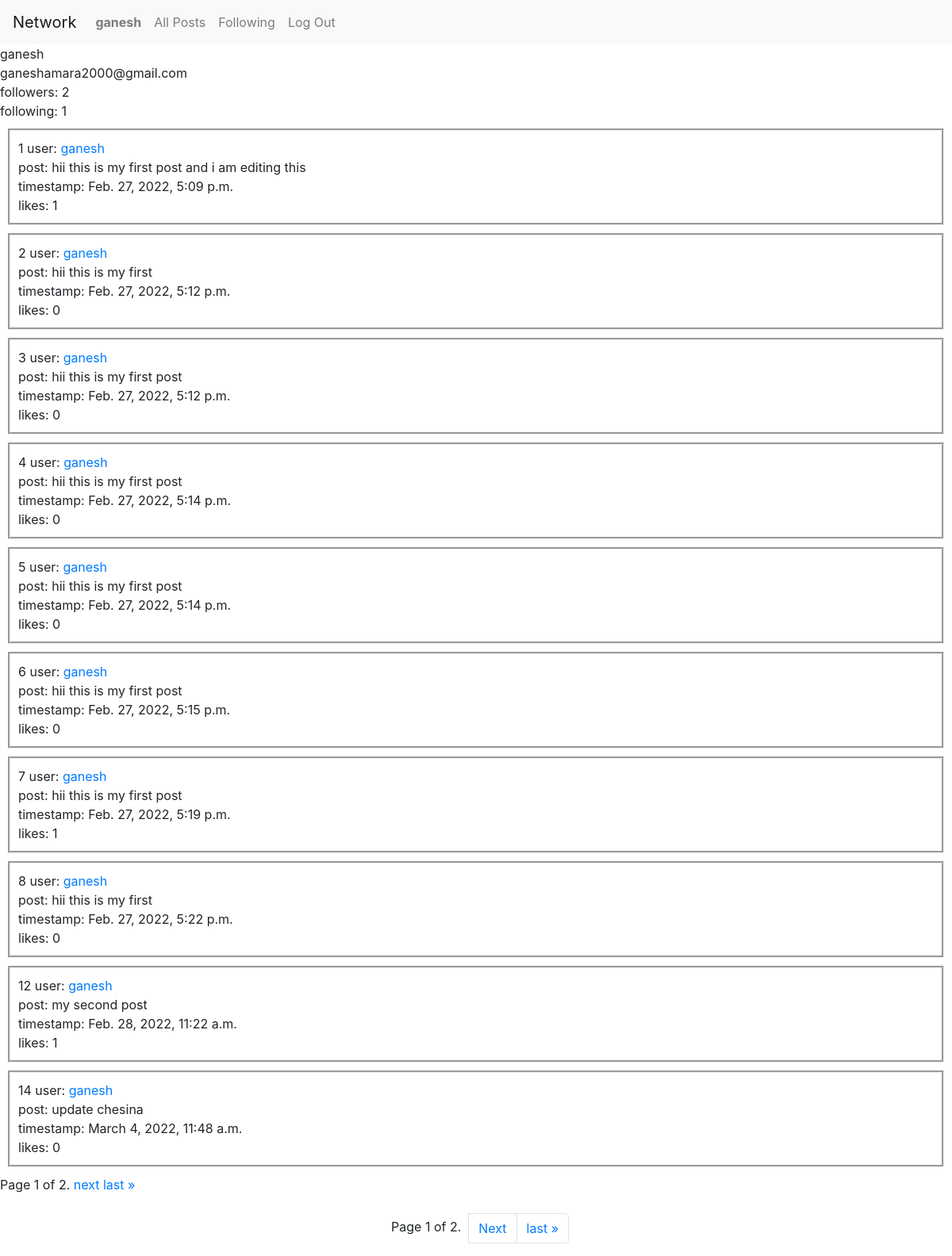
/profile/1 (signed in), run on the app's committed database.
### network/models.py (models this page shows, shortened)
class User(AbstractUser):
    followers = models.ManyToManyField('self', symmetrical=False,
                                       blank=True)
    def count_followers(self):
        return self.followers.count()
    def count_following(self):
        return User.objects.filter(followers=self).count()

class Post(models.Model):
    user = models.ForeignKey(
        User, on_delete=models.CASCADE, null=True, related_name="User")
    post = models.TextField()
    datetime = models.DateTimeField(auto_now_add=True, editable=False)
    likes = models.PositiveIntegerField(default=0)

### network/views.py (the view)
# urls.py: path("profile/<int:userid>", views.profile, name="profile"),
def profile(request, userid):
    profile = User.objects.get(pk=userid)
    curr = User.objects.get(pk=request.user.id)
    set = User.objects.filter(followers=curr)
    usernames = []
    for s in set:
        usernames.append(s.username)
    if profile.username in usernames:
        follow = "Unfollow"
    else:
        follow = "Follow"
    followers = User.count_followers(profile)
    following = User.count_following(profile)
    if profile != request.user:
        button = True
    else:
        button = False
    objects = Post.objects.filter(user=profile)
    paginator = Paginator(objects, 10)
    page_number = request.GET.get('page')
    page_obj = paginator.get_page(page_number)
    return render(request, "network/profile.html", {
        "profile": profile,
        "followers": followers,
        "following": following,
        "posts": page_obj,
        "button": button,
        "follow": follow
    })

### network/templates/network/profile.html (shortened to what this page needs)
{% extends "network/layout.html" %}
{% block body %}
    {{profile.username}}
    <br>
    {{profile.email}}
    <br>
    followers: {{followers}}
    <br>
    following: {{following}}
    <br>
    {% for post in posts %}
    <div class="showposts">
        {{post.id}} user: <a href="{% url 'profile' post.user.id %}">{{ post.user }}</a> <br>post: {{ post.post }} <br>timestamp: {{ post.datetime }} <br>likes: {{post.likes}}
    </div>
    {% endfor %}
    <div class="pagination">
        <span class="step-links">
            <span class="current">
                Page {{ posts.number }} of {{ posts.paginator.num_pages }}.
            </span>
            {% if posts.has_next %}
                <a href="?page={{ posts.next_page_number }}">next</a>
                <a href="?page={{ posts.paginator.num_pages }}">last &raquo;</a>
            {% endif %}
        </span>
    </div>
    <br>
    <nav aria-label="Page navigation example">
        <ul class="pagination justify-content-center">
          <div style="padding-left: 10px; padding-top: 5px; padding-right: 10px;"> Page {{ posts.number }} of {{ posts.paginator.num_pages }}. </div>
          {% if posts.has_next %}
          <li class="page-item"><a class="page-link" href="?page={{ posts.next_page_number }}">Next</a></li>
          <li class="page-item"><a class="page-link" href="?page={{ posts.paginator.num_pages }}">last &raquo;</a></li>
          {% endif %}
        </ul>
    </nav>
{% endblock %}

### network/templates/network/layout.html (shortened to what this page needs)
{% load static %}
<!DOCTYPE html>
<html lang="en">
    <head>
        <link rel="stylesheet" href="https://stackpath.bootstrapcdn.com/bootstrap/4.4.1/css/bootstrap.min.css">
        <link href="{% static 'network/styles.css' %}" rel="stylesheet">
    </head>
    <body>
        <nav class="navbar navbar-expand-lg navbar-light bg-light">
            <a class="navbar-brand" href="{% url 'index' %}">Network</a>
            <div>
              <ul class="navbar-nav mr-auto">
                {% if user.is_authenticated %}
                    <li class="nav-item">
                        <a class="nav-link" href="#"><strong>{{ user.username }}</strong></a>
                    </li>
                {% endif %}
                <li class="nav-item">
                  <a id="allposts" class="nav-link" href="{% url 'allposts' %}">All Posts</a>
                </li>
                {% if user.is_authenticated %}
                    <li class="nav-item">
                        <a class="nav-link" href="{% url 'following' %}">Following</a>
                    </li>
                    <li class="nav-item">
                        <a class="nav-link" href="{% url 'logout' %}">Log Out</a>
                    </li>
                {% endif %}
              </ul>
            </div>
          </nav>
        <div class="body">
            {% block body %}
            {% endblock %}
        </div>
    </body>
</html>

### network/static/network/styles.css (style rules this page uses)
.post, .container, .showposts { margin: 10px; border-style: groove; padding-top: 10px; padding-right: 10px; padding-bottom: 10px; padding-left: 10px; }

### data on the page
User: username "ganesh", email "ganeshamara2000@gmail.com"
Post: id "1", user "ganesh", post "hii this is my first post and i am editing this", datetime "Feb. 27, 2022, 5:09 p.m.", likes "1"
Post: id "2", user "ganesh", post "hii this is my first", datetime "Feb. 27, 2022, 5:12 p.m.", likes "0"
Post: id "3", user "ganesh", post "hii this is my first post", datetime "Feb. 27, 2022, 5:12 p.m.", likes "0"
Post: id "4", user "ganesh", post "hii this is my first post", datetime "Feb. 27, 2022, 5:14 p.m.", likes "0"
Post: id "5", user "ganesh", post "hii this is my first post", datetime "Feb. 27, 2022, 5:14 p.m.", likes "0"
Post: id "6", user "ganesh", post "hii this is my first post", datetime "Feb. 27, 2022, 5:15 p.m.", likes "0"
Post: id "7", user "ganesh", post "hii this is my first post", datetime "Feb. 27, 2022, 5:19 p.m.", likes "1"
Post: id "8", user "ganesh", post "hii this is my first", datetime "Feb. 27, 2022, 5:22 p.m.", likes "0"
Post: id "12", user "ganesh", post "my second post", datetime "Feb. 28, 2022, 11:22 a.m.", likes "1"
Post: id "14", user "ganesh", post "update chesina", datetime "March 4, 2022, 11:48 a.m.", likes "0"

### other printed values
{{ followers }} "2"
{{ following }} "1"
{{ posts.number }} "1"
{{ posts.paginator.num_pages }} "2"
